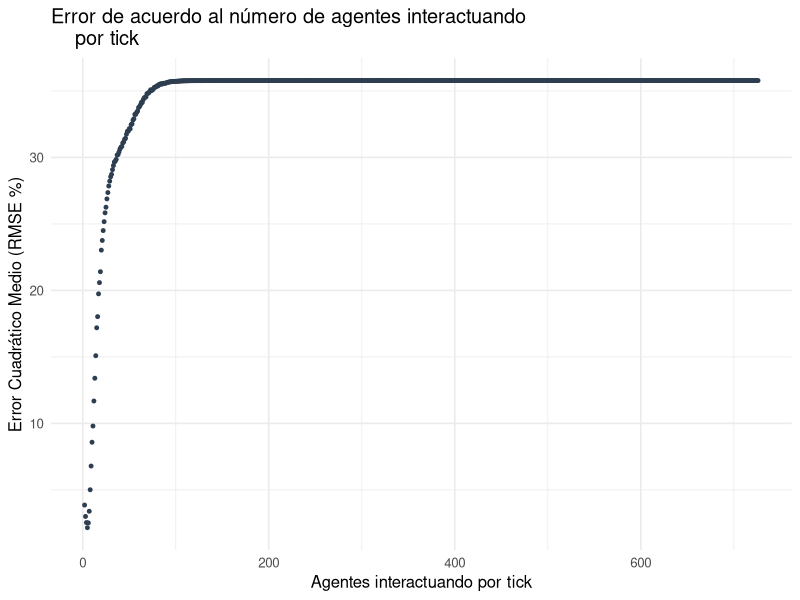
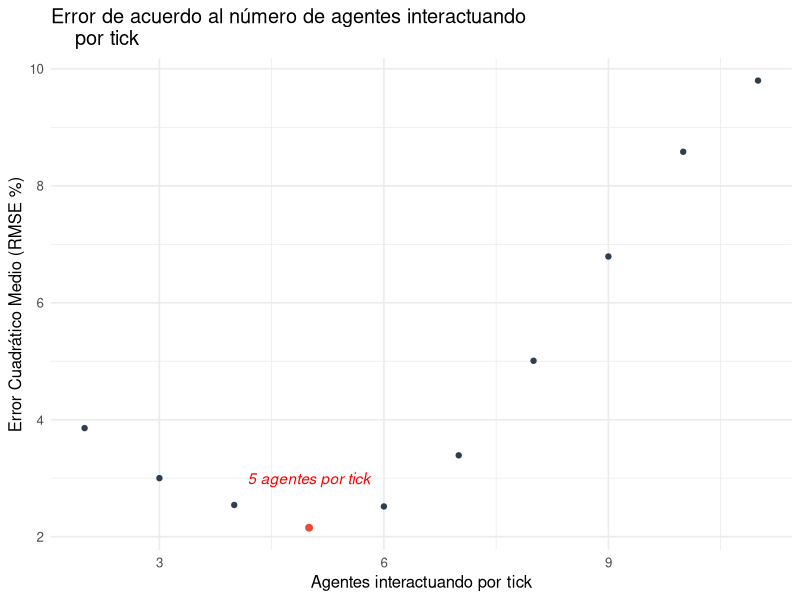
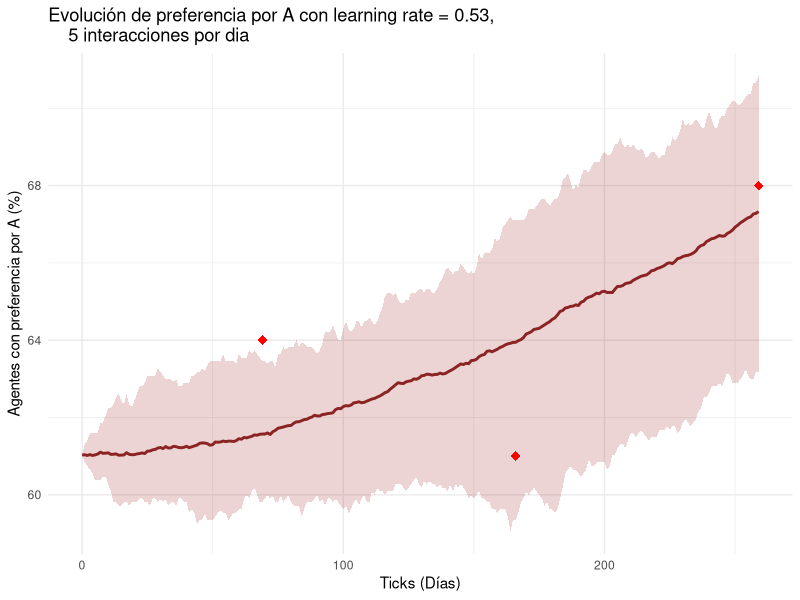
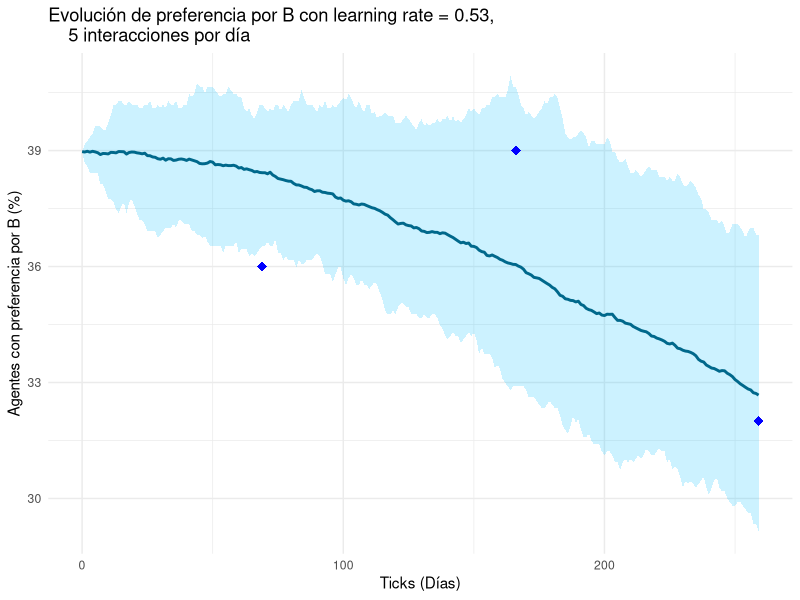

Reproduce these figures in R, in order.
setwd("C:/Users/ulise/Documents/GitHub/Modelo-base-dinamica-de-opinion/experimentos/influencia positiva")
library(tidyverse)

experimento2_table <- read.csv('experimento-2-table.csv', skip = 6)
experimento2_table <- experimento2_table %>%
  rename(
    tick = X.step., 
    run_number = X.run.number.,
    pref_A = pref.A,
    pref_B = pref.B,
    agents_per_tick = agents.updated.per.tick
  )

experimento2_table <- experimento2_table[c('run_number', 'tick', 'agents_per_tick', 'pref_A', 'pref_B')]

experimento2_avg <- experimento2_table %>%
  group_by(agents_per_tick, tick) %>%
  summarise(
    mean_pref_A = mean(pref_A),
    mean_pref_B = mean(pref_B),
    .groups = 'drop'
  ) %>%
  
  mutate(
    pct_A = (mean_pref_A / 1070) * 100,
    pct_B = (mean_pref_B / 1070) * 100
  )

encuestas_reales <- data.frame(
  tick = c(69, 166, 259),
  pct_A_real = c(64, 61, 68),
  pct_B_real = c(36, 39, 32)
)

error_agents_per_tick <- experimento2_avg %>%
  inner_join(encuestas_reales, by = 'tick') %>%

mutate(
  err_sq_A = (pct_A - pct_A_real)^2,
  err_sq_B = (pct_B - pct_B_real)^2,
  err_total_punto = (err_sq_A + err_sq_B) / 2
) %>%

group_by(agents_per_tick) %>%
  summarise(
    MSE = mean(err_sq_A),
    RMSE = sqrt(MSE),
    .groups = "drop"
  ) %>%
  
  arrange(MSE)

head(error_agents_per_tick)




ggplot(error_agents_per_tick, aes(x=agents_per_tick, y = RMSE)) +
  geom_point(color = "#2C3E50", size = 1) +
  labs(
    title = "Error de acuerdo al número de agentes interactuando 
    por tick",
    x = "Agentes interactuando por tick",
    y = "Error Cuadrático Medio (RMSE %)"
  ) +
  theme_minimal(base_size = 12) 


ggplot(slice(error_agents_per_tick, 1:10), aes(x=agents_per_tick, y = RMSE)) +
  geom_point(color = "#2C3E50") +
  geom_point(data = filter(error_agents_per_tick, RMSE == min(RMSE)), 
             aes(x = agents_per_tick, y = RMSE), 
             color = "#E74C3C", size = 2) +
  labs(
    title = "Error de acuerdo al número de agentes interactuando 
    por tick",
    x = "Agentes interactuando por tick",
    y = "Error Cuadrático Medio (RMSE %)"
  ) +
  annotate("text", x = 5, y = 3, 
           label = "5 agentes por tick", 
           color = "red", fontface = "italic") +
  theme_minimal(base_size = 12) 
  
experimento2_5_agents <- read.csv(file = 'experimento-2-5-agents-table.csv', skip = 6)
experimento2_5_agents <- experimento2_5_agents %>%
  rename(
    tick = X.step., 
    run_number = X.run.number.,
    pref_A = pref.A,
    pref_B = pref.B,
    agents_per_tick = agents.updated.per.tick
  )

experimento2_5_agents <- experimento2_5_agents[c('run_number', 'tick', 'agents_per_tick', 'pref_A', 'pref_B')]
experimento2_5_agents_avg <- experimento2_5_agents %>%
  group_by(tick) %>%
  
  summarise(
    mean_pref_A = mean(pref_A),
    mean_pref_B = mean(pref_B),
    min_pref_A = min(pref_A),
    max_pref_A = max(pref_A),
    min_pref_B = min(pref_B),
    max_pref_B = max(pref_B),
    .groups = 'drop' 
  ) %>%
  
  mutate(
    pct_A = (mean_pref_A / 1070) * 100,
    pct_B = (mean_pref_B / 1070) * 100, 
    pct_min_A = (min_pref_A / 1070) * 100,
    pct_max_A = (max_pref_A / 1070) * 100,
    
    pct_B = (mean_pref_B / 1070) * 100,
    pct_min_B = (min_pref_B / 1070) * 100,
    pct_max_B = (max_pref_B / 1070) * 100
  )


# Usando tu dataframe filtrado con LR = 0.53
ggplot(experimento2_5_agents_avg, aes(x = tick)) +
  # 1. Creamos el sombreado (Capa de abajo)
  geom_ribbon(aes(ymin = pct_min_A, ymax = pct_max_A), 
              fill = "brown", alpha = 0.2) +
  
  # 2. Creamos la línea del promedio (Capa de arriba)
  geom_line(aes(y = pct_A), color = "brown4", size = 1) +
  
  geom_point(data = encuestas_reales, 
             aes(x = tick, y = pct_A_real, shape = "Datos reales"), 
             color = "red", size = 3, shape = 18) +
  
  # Estética
  theme_minimal() +
  labs(
    title = "Evolución de preferencia por A con learning rate = 0.53,
    5 interacciones por dia",
    x = "Ticks (Días)",
    y = "Agentes con preferencia por A (%)"
  )

ggplot(experimento2_5_agents_avg, aes(x = tick)) +
  # 1. Creamos el sombreado (Capa de abajo)
  geom_ribbon(aes(ymin = pct_min_B, ymax = pct_max_B), 
              fill = "deepskyblue", alpha = 0.2) +
  
  # 2. Creamos la línea del promedio (Capa de arriba)
  geom_line(aes(y = pct_B), color = "deepskyblue4", size = 1) +
  
  geom_point(data = encuestas_reales, 
             aes(x = tick, y = pct_B_real), 
             color = "blue", size = 3, shape = 18) +  
  # Estética
  theme_minimal() +
  labs(
    title = "Evolución de preferencia por B con learning rate = 0.53,
    5 interacciones por día",
    x = "Ticks (Días)",
    y = "Agentes con preferencia por B (%)"
  )
